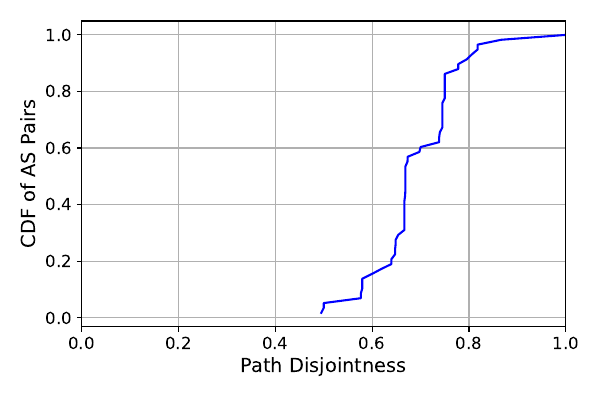

Write Python code to recreate this figure.
import json
import matplotlib.pyplot as plt
import numpy as np

# Function to load paths from the JSON file
def load_paths_from_json(file_path):
    with open(file_path, 'r') as f:
        data = json.load(f)
    return data['paths']

# Function to extract interfaces from the hops of a path
def extract_interfaces(hops):
    interfaces = set()
    for hop in hops:
        interface_id = hop['interface']
        interfaces.add((hop['isd_as'], interface_id))  # Store (AS, interface) tuple
    return interfaces

# Function to calculate the disjointness between two sets of interfaces
def calculate_disjointness(interfaces1, interfaces2):
    # Compute the number of common interfaces
    common_interfaces = interfaces1.intersection(interfaces2)
    total_interfaces = interfaces1.union(interfaces2)
    
    if len(total_interfaces) == 0:
        return 1  # Fully disjoint if there are no common interfaces
    
    # Disjointness is defined as 1 - (number of common interfaces / total interfaces)
    disjointness = 1 - (len(common_interfaces) / len(total_interfaces))
    return disjointness

# Function to compute path disjointness for each inter-AS pair
def compute_path_disjointness(paths):
    path_disjointness_list = []
    
    # Group paths by source-destination AS pairs (only inter-AS paths)
    paths_by_as_pair = {}
    for path in paths:
        src_as = path['source_as']
        dest_as = path['destination_as']
        
        if src_as != dest_as:  # Only include inter-AS paths
            src_dest = (src_as, dest_as)
            if src_dest not in paths_by_as_pair:
                paths_by_as_pair[src_dest] = []
            # Extract interfaces for each path
            interfaces = extract_interfaces(path['hops'])
            paths_by_as_pair[src_dest].append({'path': path, 'interfaces': interfaces})
    
    # Calculate disjointness for each AS pair
    for as_pair, path_list in paths_by_as_pair.items():
        if len(path_list) < 2:
            # If there's only one path between the ASes, we cannot calculate disjointness
            continue
        
        # Compare each pair of paths for disjointness
        #for i in range(len(path_list)):
        #    for j in range(i + 1, len(path_list)):
        #        interfaces1 = path_list[i]['interfaces']
        #        interfaces2 = path_list[j]['interfaces']
                
                # Calculate disjointness between the two paths
        #        disjointness = calculate_disjointness(interfaces1, interfaces2)
        #        if disjointness < 0.5:
        #            print(f"AS Pair: {as_pair}, Disjointness: {disjointness}")
        #        path_disjointness_list.append(disjointness)
        # Calculate disjointness for each AS pair
        
        disjointness_values = []
        
        # Compare each pair of paths for disjointness
        for i in range(len(path_list)):
            for j in range(i + 1, len(path_list)):
                interfaces1 = path_list[i]['interfaces']
                interfaces2 = path_list[j]['interfaces']
                
                # Calculate disjointness between the two paths
                disjointness = calculate_disjointness(interfaces1, interfaces2)
                disjointness_values.append(disjointness)
        
        # Compute the average disjointness for this AS pair
        if disjointness_values:
            avg_disjointness = np.mean(disjointness_values)
            path_disjointness_list.append(avg_disjointness)
    
    return path_disjointness_list

# Function to plot the CDF of path disjointness as a line chart
def plot_cdf(path_disjointness_list):
    # Sort the disjointness values
    sorted_disjointness = np.sort(path_disjointness_list)
    # print(sorted_disjointness)
    
    # Compute CDF values
    cdf = np.arange(1, len(sorted_disjointness) + 1) / len(sorted_disjointness)
    
    # Plot the CDF as a line chart
    plt.rcParams.update({'font.size': 14})
    plt.figure(figsize=(6, 4))
    plt.plot(sorted_disjointness, cdf, linestyle='-', color='blue')
    plt.xlabel('Path Disjointness', fontsize=14)
    plt.ylabel('CDF of AS Pairs', fontsize=14)
    plt.tick_params(axis='both', which='major', labelsize=12)
    plt.xlim(0, 1)
    plt.tight_layout()
    # plt.title('CDF of Path Disjointness between Inter-AS Combinations')
    plt.grid(True)
    plt.savefig("path_disjointness.pdf")
    # plt.show()

if __name__ == "__main__":
    # Step 1: Load the JSON file
    json_file = "combined_paths_with_rtt.json"  # Replace with your file path
    paths = load_paths_from_json(json_file)
    
    # Step 2: Compute path disjointness for all inter-AS paths
    path_disjointness_list = compute_path_disjointness(paths)
    
    # Step 3: Plot the CDF of path disjointness as a line chart
    plot_cdf(path_disjointness_list)
